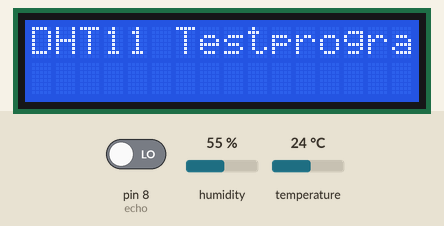
Recording of a program running on a simulated Arduino Mega 2560, built with avr-gcc and run on an emulated ATmega2560. On the bench: 16×2 character LCD. Inputs (shaded band) come from the test bench; at power-on: humidity 55 %, temperature 24 °C, pin 8 (echo) LOW.

Above: at 5.7 s.
5.8 s: humidity set to 22 %
At 9.4 s:
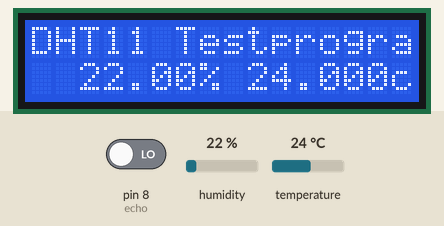
16.6 s: humidity set to 40 %
At 20.6 s:
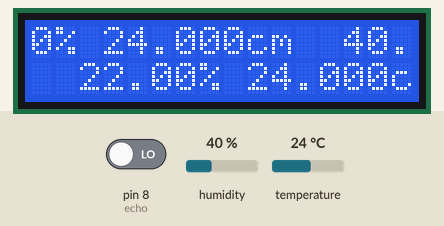
26.8 s: temperature set to 12 °C
At 29.7 s:
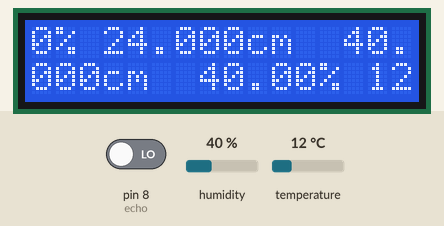
37.6 s: temperature set to 19 °C
At 46.9 s:
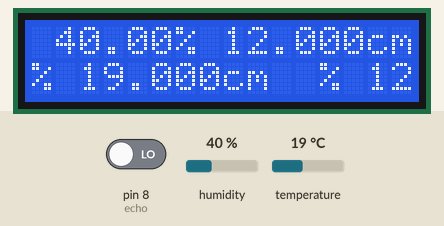
Timing chart, 0 to 48.4 s (numbered marks = the images above; inputs shaded):
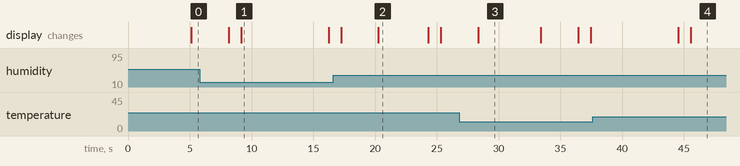

The program:

main.cpp
```cpp
#include <Arduino.h>
#include "DHT.h"
#include <LiquidCrystal.h>
#include <Wire.h>
#define DHTPIN 7
#define DHTTYPE DHT11
int trigger = 9;
int echo = 8;
long dauer = 0;
long entfernung = 0;
const int rs = 12, en = 13, d4 = 5, d5 = 4, d6 = 3, d7 = 2;
LiquidCrystal lcd(rs, en, d4, d5, d6, d7);

DHT dht(DHTPIN, DHTTYPE);

void setup()
{
  Serial.begin(9600);
  pinMode(trigger, OUTPUT);
  pinMode(echo, INPUT);
  lcd.begin(16, 2);
  Serial.begin(9600);
  lcd.println("DHT11 Testprogramm");
  dht.begin();
}

void loop()

{
  digitalWrite(trigger, LOW);
  delay(5);
  digitalWrite(trigger, HIGH);
  delay(10);
  digitalWrite(trigger, LOW);
  dauer = pulseIn(echo, HIGH);
  entfernung = (dauer / 2) / 29.1;
  lcd.print(entfernung);
  lcd.println("cm");
  delay(1000);
  // lcd.setCursor(0, 1);
  // lcd.print(millis() / 1000);
  delay(2000);

  float h = dht.readHumidity();
  float t = dht.readTemperature();
  if (isnan(h) || isnan(t))
  {
    Serial.println("Fehler beim auslesen des Sensors!");
    return;
  }
  //lcd.print("Luftfeuchtigkeit: ");
  lcd.print(h);
  lcd.print("%\t");
 // lcd.print("Temperatur: ");
  lcd.print(t);
  //lcd.write("°");
  //lcd.println("C");
}
```

Measured:
- what the display in image 1 shows lasts 7.0 s, from 9.2 s to 16.2 s
- what the display in image 2 shows lasts 4.0 s, from 20.3 s to 24.3 s
- what the display in image 3 shows lasts 5.0 s, from 28.4 s to 33.4 s
